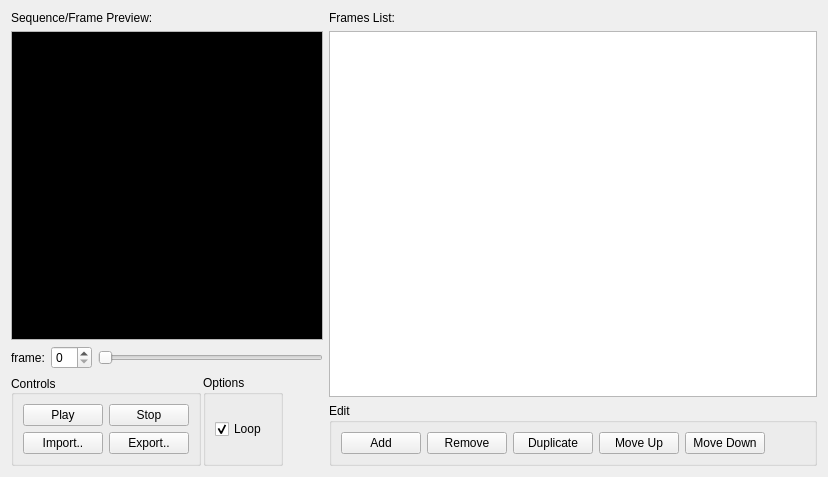
       <widget class="QWidget" name="tabSequence">
        <layout class="QHBoxLayout" name="horizontalLayout_20">
         <item>
          <layout class="QVBoxLayout" name="verticalLayout_16">
           <item>
            <layout class="QVBoxLayout" name="verticalLayout_7">
             <item>
              <widget class="QLabel" name="label_3">
               <property name="text">
                <string>Sequence/Frame Preview:</string>
               </property>
              </widget>
             </item>
             <item>
              <widget class="QGraphicsView" name="gvAnimSeqViewport">
               <property name="sizePolicy">
                <sizepolicy hsizetype="MinimumExpanding" vsizetype="MinimumExpanding">
                 <horstretch>0</horstretch>
                 <verstretch>0</verstretch>
                </sizepolicy>
               </property>
               <property name="palette">
                <palette>
                 <active>
                  <colorrole role="Base">
                   <brush brushstyle="SolidPattern">
                    <color alpha="255">
                     <red>0</red>
                     <green>0</green>
                     <blue>0</blue>
                    </color>
                   </brush>
                  </colorrole>
                 </active>
                 <inactive>
                  <colorrole role="Base">
                   <brush brushstyle="SolidPattern">
                    <color alpha="255">
                     <red>0</red>
                     <green>0</green>
                     <blue>0</blue>
                    </color>
                   </brush>
                  </colorrole>
                 </inactive>
                 <disabled>
                  <colorrole role="Base">
                   <brush brushstyle="SolidPattern">
                    <color alpha="255">
                     <red>240</red>
                     <green>240</green>
                     <blue>240</blue>
                    </color>
                   </brush>
                  </colorrole>
                 </disabled>
                </palette>
               </property>
               <property name="verticalScrollBarPolicy">
                <enum>Qt::ScrollBarAlwaysOff</enum>
               </property>
               <property name="horizontalScrollBarPolicy">
                <enum>Qt::ScrollBarAlwaysOff</enum>
               </property>
               <property name="sceneRect">
                <rectf>
                 <x>-256.000000000000000</x>
                 <y>-256.000000000000000</y>
                 <width>512.000000000000000</width>
                 <height>512.000000000000000</height>
                </rectf>
               </property>
               <property name="dragMode">
                <enum>QGraphicsView::ScrollHandDrag</enum>
               </property>
               <property name="resizeAnchor">
                <enum>QGraphicsView::AnchorUnderMouse</enum>
               </property>
               <property name="viewportUpdateMode">
                <enum>QGraphicsView::SmartViewportUpdate</enum>
               </property>
              </widget>
             </item>
             <item>
              <layout class="QHBoxLayout" name="horizontalLayout_4">
               <item>
                <layout class="QHBoxLayout" name="horizontalLayout">
                 <item>
                  <widget class="QLabel" name="label">
                   <property name="text">
                    <string>frame:</string>
                   </property>
                  </widget>
                 </item>
                 <item>
                  <widget class="QSpinBox" name="spinCurFrm"/>
                 </item>
                </layout>
               </item>
               <item>
                <widget class="QSlider" name="sldrAnimSeq">
                 <property name="orientation">
                  <enum>Qt::Horizontal</enum>
                 </property>
                </widget>
               </item>
              </layout>
             </item>
            </layout>
           </item>
           <item>
            <layout class="QHBoxLayout" name="horizontalLayout_11">
             <property name="spacing">
              <number>2</number>
             </property>
             <item>
              <widget class="QGroupBox" name="groupBox_4">
               <property name="sizePolicy">
                <sizepolicy hsizetype="Fixed" vsizetype="Preferred">
                 <horstretch>0</horstretch>
                 <verstretch>0</verstretch>
                </sizepolicy>
               </property>
               <property name="title">
                <string>Controls</string>
               </property>
               <property name="alignment">
                <set>Qt::AlignLeading|Qt::AlignLeft|Qt::AlignVCenter</set>
               </property>
               <property name="flat">
                <bool>true</bool>
               </property>
               <layout class="QVBoxLayout" name="verticalLayout_10">
                <property name="leftMargin">
                 <number>9</number>
                </property>
                <item>
                 <layout class="QHBoxLayout" name="horizontalLayout_18">
                  <item>
                   <widget class="QPushButton" name="btnSeqPlay">
                    <property name="sizePolicy">
                     <sizepolicy hsizetype="Fixed" vsizetype="Fixed">
                      <horstretch>0</horstretch>
                      <verstretch>0</verstretch>
                     </sizepolicy>
                    </property>
                    <property name="text">
                     <string>Play</string>
                    </property>
                    <property name="icon">
                     <iconset resource="../../appres.qrc">
                      <normaloff>:/resources/fugue-icons-3.5.6/icons/control.png</normaloff>:/resources/fugue-icons-3.5.6/icons/control.png</iconset>
                    </property>
                   </widget>
                  </item>
                  <item>
                   <widget class="QPushButton" name="btnSeqStop">
                    <property name="sizePolicy">
                     <sizepolicy hsizetype="Fixed" vsizetype="Fixed">
                      <horstretch>0</horstretch>
                      <verstretch>0</verstretch>
                     </sizepolicy>
                    </property>
                    <property name="text">
                     <string>Stop</string>
                    </property>
                    <property name="icon">
                     <iconset resource="../../appres.qrc">
                      <normaloff>:/resources/fugue-icons-3.5.6/icons/control-stop-square.png</normaloff>:/resources/fugue-icons-3.5.6/icons/control-stop-square.png</iconset>
                    </property>
                   </widget>
                  </item>
                 </layout>
                </item>
                <item>
                 <layout class="QHBoxLayout" name="horizontalLayout_19">
                  <item>
                   <widget class="QPushButton" name="btnSeqImport">
                    <property name="text">
                     <string>Import..</string>
                    </property>
                   </widget>
                  </item>
                  <item>
                   <widget class="QPushButton" name="btnSeqExport">
                    <property name="text">
                     <string>Export..</string>
                    </property>
                   </widget>
                  </item>
                 </layout>
                </item>
               </layout>
              </widget>
             </item>
             <item>
              <widget class="QGroupBox" name="groupBox">
               <property name="sizePolicy">
                <sizepolicy hsizetype="Fixed" vsizetype="Preferred">
                 <horstretch>0</horstretch>
                 <verstretch>0</verstretch>
                </sizepolicy>
               </property>
               <property name="minimumSize">
                <size>
                 <width>80</width>
                 <height>0</height>
                </size>
               </property>
               <property name="title">
                <string>Options</string>
               </property>
               <property name="flat">
                <bool>true</bool>
               </property>
               <layout class="QVBoxLayout" name="verticalLayout_15">
                <item>
                 <widget class="QCheckBox" name="chkAnimSeqLoop">
                  <property name="text">
                   <string>Loop</string>
                  </property>
                  <property name="checked">
                   <bool>true</bool>
                  </property>
                 </widget>
                </item>
               </layout>
              </widget>
             </item>
             <item>
              <spacer name="horizontalSpacer">
               <property name="orientation">
                <enum>Qt::Horizontal</enum>
               </property>
               <property name="sizeHint" stdset="0">
                <size>
                 <width>40</width>
                 <height>20</height>
                </size>
               </property>
              </spacer>
             </item>
            </layout>
           </item>
          </layout>
         </item>
         <item>
          <layout class="QVBoxLayout" name="verticalLayout_17">
           <item>
            <layout class="QVBoxLayout" name="verticalLayout_6">
             <item>
              <widget class="QLabel" name="label_4">
               <property name="text">
                <string>Frames List:</string>
               </property>
              </widget>
             </item>
             <item>
              <widget class="QTableView" name="tblseqfrmlst">
               <property name="minimumSize">
                <size>
                 <width>0</width>
                 <height>366</height>
                </size>
               </property>
               <property name="editTriggers">
                <set>QAbstractItemView::AnyKeyPressed|QAbstractItemView::CurrentChanged|QAbstractItemView::DoubleClicked|QAbstractItemView::EditKeyPressed</set>
               </property>
               <property name="alternatingRowColors">
                <bool>true</bool>
               </property>
               <property name="selectionMode">
                <enum>QAbstractItemView::ExtendedSelection</enum>
               </property>
               <property name="selectionBehavior">
                <enum>QAbstractItemView::SelectRows</enum>
               </property>
               <property name="showGrid">
                <bool>false</bool>
               </property>
               <property name="cornerButtonEnabled">
                <bool>false</bool>
               </property>
               <attribute name="horizontalHeaderDefaultSectionSize">
                <number>56</number>
               </attribute>
               <attribute name="horizontalHeaderHighlightSections">
                <bool>false</bool>
               </attribute>
               <attribute name="horizontalHeaderMinimumSectionSize">
                <number>10</number>
               </attribute>
               <attribute name="horizontalHeaderStretchLastSection">
                <bool>true</bool>
               </attribute>
               <attribute name="verticalHeaderDefaultSectionSize">
                <number>64</number>
               </attribute>
               <attribute name="verticalHeaderMinimumSectionSize">
                <number>32</number>
               </attribute>
               <attribute name="verticalHeaderStretchLastSection">
                <bool>false</bool>
               </attribute>
              </widget>
             </item>
            </layout>
           </item>
           <item>
            <widget class="QGroupBox" name="groupBox_6">
             <property name="sizePolicy">
              <sizepolicy hsizetype="MinimumExpanding" vsizetype="Preferred">
               <horstretch>0</horstretch>
               <verstretch>0</verstretch>
              </sizepolicy>
             </property>
             <property name="minimumSize">
              <size>
               <width>0</width>
               <height>50</height>
              </size>
             </property>
             <property name="title">
              <string>Edit</string>
             </property>
             <property name="flat">
              <bool>true</bool>
             </property>
             <layout class="QHBoxLayout" name="horizontalLayout_6">
              <item>
               <widget class="QPushButton" name="btnSeqAddFrm">
                <property name="text">
                 <string>Add</string>
                </property>
                <property name="icon">
                 <iconset resource="../../appres.qrc">
                  <normaloff>:/resources/fugue-icons-3.5.6/icons/plus.png</normaloff>:/resources/fugue-icons-3.5.6/icons/plus.png</iconset>
                </property>
               </widget>
              </item>
              <item>
               <widget class="QPushButton" name="btnSeqRemFrm">
                <property name="text">
                 <string>Remove</string>
                </property>
                <property name="icon">
                 <iconset resource="../../appres.qrc">
                  <normaloff>:/resources/fugue-icons-3.5.6/icons/minus.png</normaloff>:/resources/fugue-icons-3.5.6/icons/minus.png</iconset>
                </property>
               </widget>
              </item>
              <item>
               <widget class="QPushButton" name="btnSeqDup">
                <property name="text">
                 <string>Duplicate</string>
                </property>
                <property name="icon">
                 <iconset resource="../../appres.qrc">
                  <normaloff>:/resources/fugue-icons-3.5.6/icons/document-copy.png</normaloff>:/resources/fugue-icons-3.5.6/icons/document-copy.png</iconset>
                </property>
               </widget>
              </item>
              <item>
               <widget class="QPushButton" name="btnSeqMvUp">
                <property name="text">
                 <string>Move Up</string>
                </property>
                <property name="icon">
                 <iconset resource="../../appres.qrc">
                  <normaloff>:/resources/fugue-icons-3.5.6/icons/arrow-090.png</normaloff>:/resources/fugue-icons-3.5.6/icons/arrow-090.png</iconset>
                </property>
               </widget>
              </item>
              <item>
               <widget class="QPushButton" name="btnSeqMvDown">
                <property name="text">
                 <string>Move Down</string>
                </property>
                <property name="icon">
                 <iconset resource="../../appres.qrc">
                  <normaloff>:/resources/fugue-icons-3.5.6/icons/arrow-270.png</normaloff>:/resources/fugue-icons-3.5.6/icons/arrow-270.png</iconset>
                </property>
               </widget>
              </item>
              <item>
               <spacer name="horizontalSpacer_3">
                <property name="orientation">
                 <enum>Qt::Horizontal</enum>
                </property>
                <property name="sizeHint" stdset="0">
                 <size>
                  <width>40</width>
                  <height>20</height>
                 </size>
                </property>
               </spacer>
              </item>
             </layout>
            </widget>
           </item>
          </layout>
         </item>
        </layout>
       </widget>
